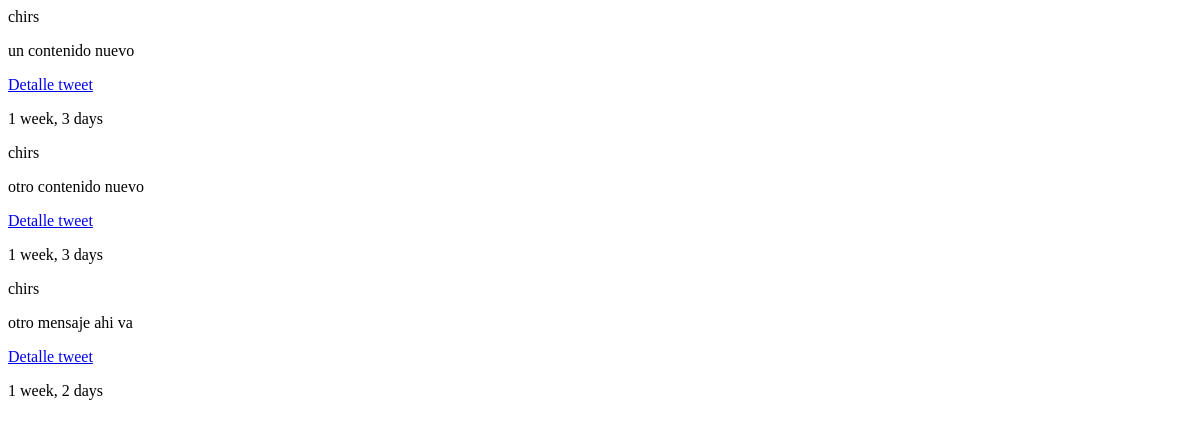
The app's page /tweet/listc, older data.
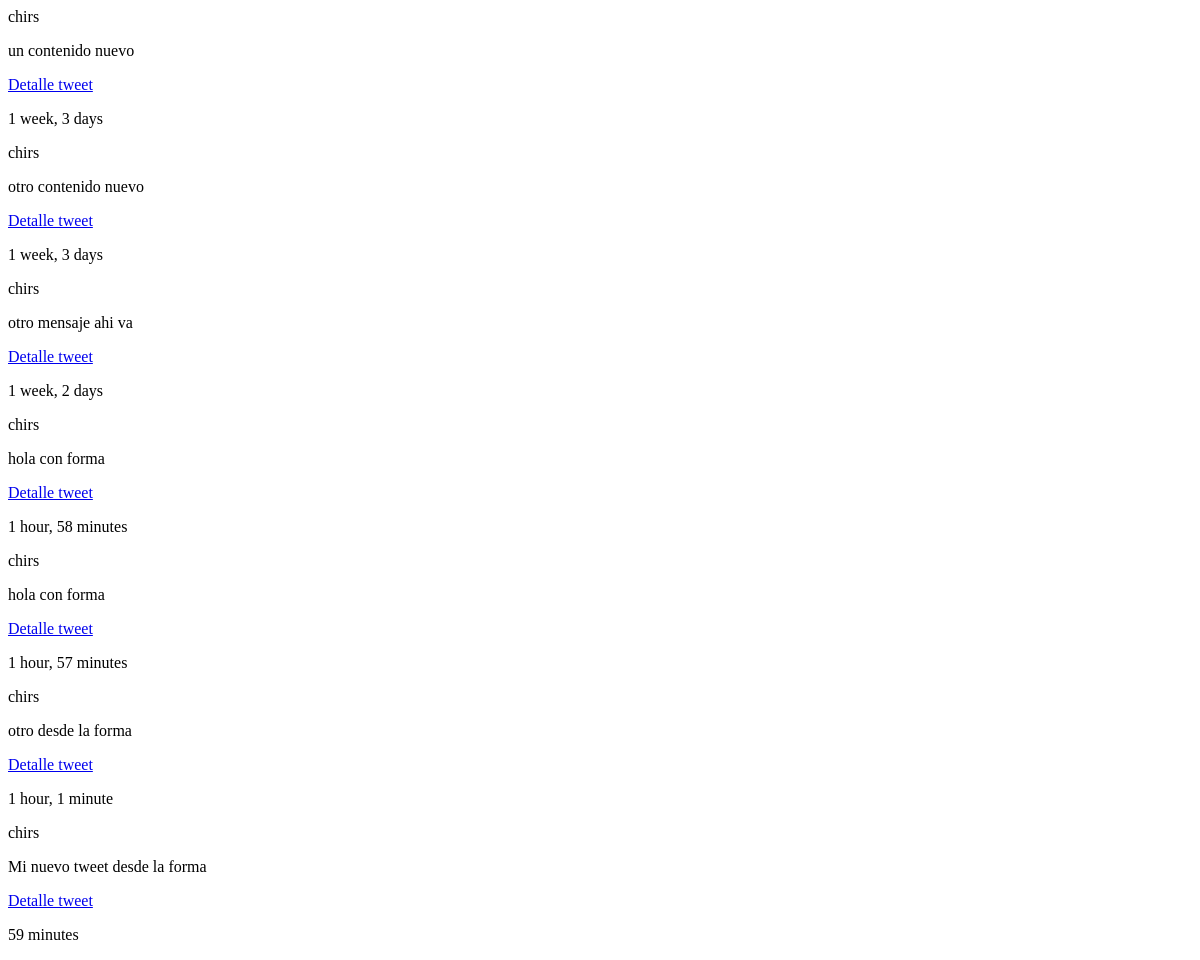
The same page, newer data.
### tweet/models.py (models this page shows)
class Tweet(models.Model):
    user    = models.ForeignKey(settings.AUTH_USER_MODEL)
    content = models.CharField(max_length=140, validators=[validate_content])
    created = models.DateTimeField(auto_now = True)
    update  = models.DateTimeField(auto_now_add = True)
    def __str__(self):
		return str(self.content)

### tweet/views.py (the view)
# urls.py: url(r'^tweet/listc$', TweetListView.as_view(), name='tweet_list'),
class TweetListView(ListView):
    template_name = "tweets/tweet_list.html"
    queryset = Tweet.objects.all()

### tweetitt2/templates/tweets/tweet_list.html
{% for object in object_list %}
<p>{{object.user}}</p>
<p>{{object}}</p>
<a href="/tweet/detailc/{{object.id}}/">Detalle tweet</a>
<p>{{object.created|timesince}}</p>
{% endfor %}

Row changes from the older to the newer data that the page shows:
added Tweet: user "chirs", content "hola con forma", created "1 hour, 58 minutes"
added Tweet: user "chirs", content "hola con forma", created "1 hour, 57 minutes"
added Tweet: user "chirs", content "otro desde la forma", created "1 hour, 1 minute"
added Tweet: user "chirs", content "Mi nuevo tweet desde la forma", created "59 minutes"
